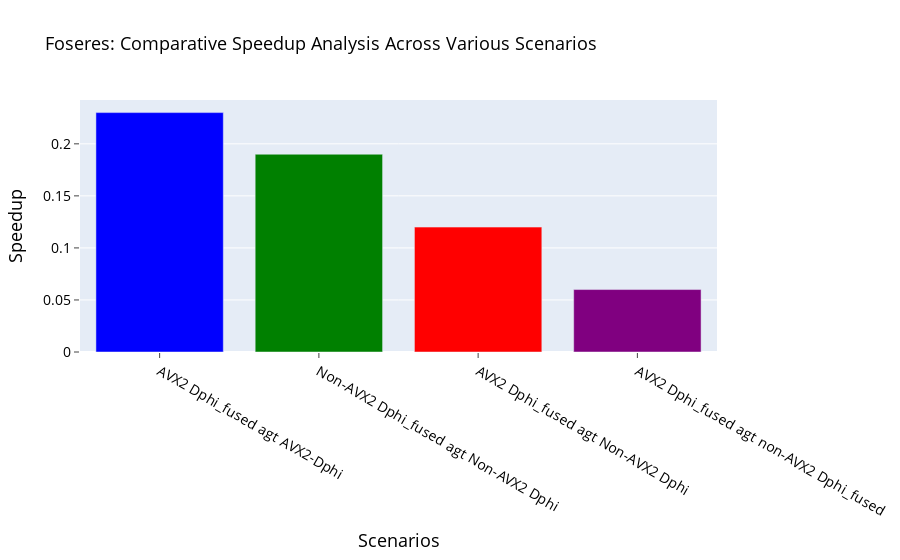

The notebook cell this image was saved under:
### Code cell
import plotly.graph_objs as go

# Sample data
categories = ['AVX2 Dphi_fused agt AVX2-Dphi', 'Non-AVX2 Dphi_fused agt Non-AVX2 Dphi ', 'AVX2 Dphi_fused agt Non-AVX2 Dphi', 'AVX2 Dphi_fused agt non-AVX2 Dphi_fused']
values = [0.23, 0.19, 0.12, 0.06]

# Define custom colors for each bar
bar_colors = ['blue', 'green', 'red', 'purple']

# Create a bar chart with custom colors
fig = go.Figure(data=[go.Bar(x=categories, y=values, marker_color=bar_colors)])

# Customize the layout
fig.update_layout(
    title=dict(text='Foseres: Comparative Speedup Analysis Across Various Scenarios', font=dict(color="black", size=18)),  # Set title text color to black 
    xaxis_title=dict(text='Scenarios', font=dict(color="black", size=18)), 
    yaxis_title=dict(text='Speedup', font=dict(color="black", size=18)), 
        xaxis=dict(ticks="outside", tickfont=dict(color="black", size=14)),  # Set font color for x-axis ticks
    yaxis=dict(ticks="outside", tickfont=dict(color="black", size=14)),  # Set font color for y-axis ticks
)

# Show the chart
fig.show()

### Figure 1 — Plotly figure (JSON) as saved in the notebook; plotly's stock layout.template omitted (floating-point values rounded to 4 significant figures)
{"data": [{"marker": {"color": ["blue", "green", "red", "purple"]}, "type": "bar", "x": ["AVX2 Dphi_fused agt AVX2-Dphi", "Non-AVX2 Dphi_fused agt Non-AVX2 Dphi ", "AVX2 Dphi_fused agt Non-AVX2 Dphi", "AVX2 Dphi_fused agt non-AVX2 Dphi_fused"], "y": [0.23, 0.19, 0.12, 0.06]}], "layout": {"title": {"font": {"color": "black", "size": 18}, "text": "Foseres: Comparative Speedup Analysis Across Various Scenarios"}, "xaxis": {"tickfont": {"color": "black", "size": 14}, "ticks": "outside", "title": {"font": {"color": "black", "size": 18}, "text": "Scenarios"}}, "yaxis": {"tickfont": {"color": "black", "size": 14}, "ticks": "outside", "title": {"font": {"color": "black", "size": 18}, "text": "Speedup"}}}}
